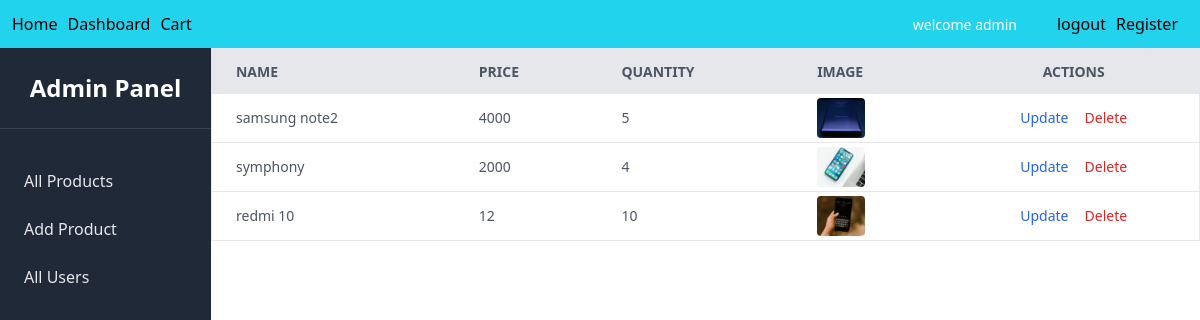
Page /admin-panel/dashboard/ (signed in) on the committed database.
### main/models.py (models this page shows)
class Product(models.Model):
    name=models.CharField(max_length=100)
    price=models.IntegerField()
    quantity=models.IntegerField()
    image=models.FileField(upload_to='uploads/',null=True)

### admin_panel/views.py (the view)
# urls.py: path('dashboard/',views.dashboard,name='dashboard'),
@login_required
@user_passes_test(is_admin)
def dashboard(request):
    products= Product.objects.all()
    return render(request,'admin/dashboard.html',{'products':products})

### admin_panel/views.py (called while the page is built)
def is_admin(user):
    return user.is_superuser

### admin_panel/templates/admin/dashboard.html (shortened to what this page needs)
<!DOCTYPE html>
<html lang="en">
<head>
    <script src="https://cdn.tailwindcss.com"></script>
</head>
<body>
    {% include "main/menu.html" %}
   <div class="flex">
    {% include "admin/sidebar.html" %}
    <div class="overflow-x-auto w-full">
        <table class="min-w-full bg-white border border-gray-200">
            <thead>
                <tr class="bg-gray-200 text-gray-600 uppercase text-sm leading-normal">
                    <th class="py-3 px-6 text-left">Name</th>
                    <th class="py-3 px-6 text-left">Price</th>
                    <th class="py-3 px-6 text-left">Quantity</th>
                    <th class="py-3 px-6 text-left">Image</th>
                    <th class="py-3 px-6 text-center">Actions</th>
                </tr>
            </thead>
            <tbody class="text-gray-600 text-sm font-light">
                {% for product in products %}
                <tr class="border-b border-gray-200 hover:bg-gray-100">
                    <td class="py-3 px-6 text-left whitespace-nowrap">{{ product.name }}</td>
                    <td class="py-3 px-6 text-left">{{ product.price }}</td>
                    <td class="py-3 px-6 text-left">{{ product.quantity }}</td>
                    <td class="py-1 px-6 text-left">
                        {% if product.image %}
                        <img src="{{ product.image.url }}" alt="Product Image" class="h-10 w-12 rounded object-cover">
                        {% else %}
                        No Image
                        {% endif %}
                    </td>
                    <td class="py-3 px-6 text-center">
                        <div class="flex item-center justify-center space-x-4">
                            <a href="{% url 'update_product' product.id%}" class="text-blue-600 hover:text-blue-800">
                                Update
                            </a>
                                <a href="{% url 'delete_product' product.id %}" class="text-red-600 hover:text-red-800">
                                    Delete
                                </a>
                        </div>
                    </td>
                </tr>
                {% endfor %}
            </tbody>
        </table>
    </div>
   </div>
</body>
</html>

### main/templates/main/menu.html
<header>
    <nav class="bg-cyan-400">
        <ul class="flex items-center p-3 justify-between">
           <div class="flex ">
                <li class="mr-[10px] hover:text-white">
                    <a href=" {% url 'home' %}">Home</a>
                </li>
                {% if request.user.is_superuser %}
                <li class="mr-[10px] hover:text-white">
                    <a href="{% url 'dashboard' %}">Dashboard</a>
                </li>
                {% endif %}
                <li class="mr-[10px] hover:text-white">
                    <a href="{% url 'view_cart' %}">Cart</a>
                </li>
           </div>
           <div class="flex">
                <li class="mr-[10px] hover:text-white">
                    {% if request.user.is_authenticated %}
                    <div class="flex gap-10 items-center">
                        <p class='text-white text-[14px] font-normal'>welcome {{request.user.username}}</p>
                    <a href="{% url 'logout' %}">logout</a>
                    </div>
                    {% else %}
                    <a href=" {% url 'login' %}">Login</a>
                    {% endif %}
                </li>
                <li class="mr-[10px] hover:text-white">
                    <a href="{% url 'register' %}">Register</a>
                </li>
           </div>
        </ul>
    </nav>
</header>

### rows in the picture
Product: name "samsung note2", price "4000", quantity "5", image (picture)
Product: name "symphony", price "2000", quantity "4", image (picture)
Product: name "redmi 10", price "12", quantity "10", image (picture)

### other values in the picture
{{ request.user.username }} "admin"
